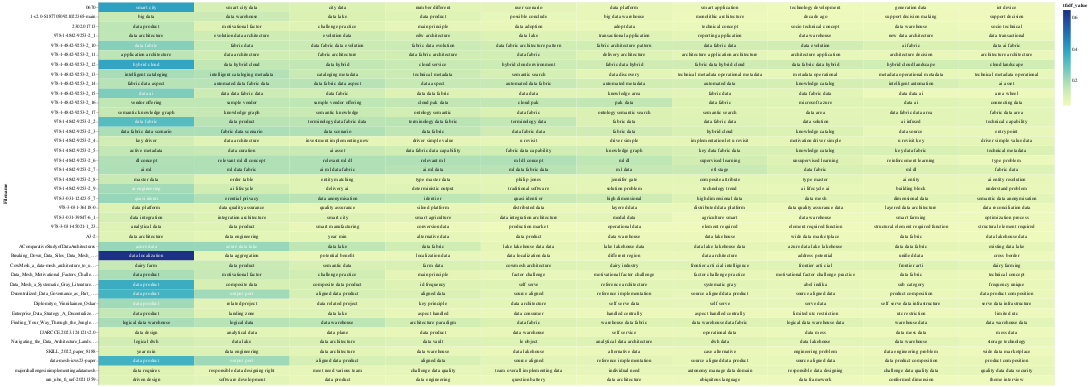

The notebook cell this image was saved under:
### Code cell
chart_tfidf

### Figure 1 — Vega-Lite specification as saved in the notebook (floating-point values rounded to 4 significant figures; data arrays with more than 128 entries replaced by an {"elided": "..."} marker saying what was removed)
{"config": {"view": {"continuousWidth": 300, "continuousHeight": 300}}, "layer": [{"mark": {"type": "rect"}, "encoding": {"color": {"field": "tfidf_value", "type": "quantitative"}, "text": {"field": "topic_word", "type": "nominal"}, "x": {"axis": null, "field": "rank", "type": "ordinal"}, "y": {"field": "Filename", "type": "nominal"}}, "transform": [{"window": [{"op": "rank", "field": "", "as": "rank"}], "groupby": ["Filename"], "sort": [{"field": "tfidf_value", "order": "descending"}]}]}, {"mark": {"type": "text", "baseline": "middle"}, "encoding": {"color": {"condition": {"test": "(datum.tfidf_value >= 0.2)", "value": "white"}, "value": "black"}, "text": {"field": "topic_word", "type": "nominal"}, "x": {"axis": null, "field": "rank", "type": "ordinal"}, "y": {"field": "Filename", "type": "nominal"}}, "transform": [{"window": [{"op": "rank", "field": "", "as": "rank"}], "groupby": ["Filename"], "sort": [{"field": "tfidf_value", "order": "descending"}]}]}], "data": {"name": "data-5594cb3f6587a0bfe22a9484e2d77521"}, "width": 2000, "$schema": "https://vega.github.io/schema/vega-lite/v5.16.3.json", "datasets": {"data-5594cb3f6587a0bfe22a9484e2d77521": {"elided": "400 records"}}}
